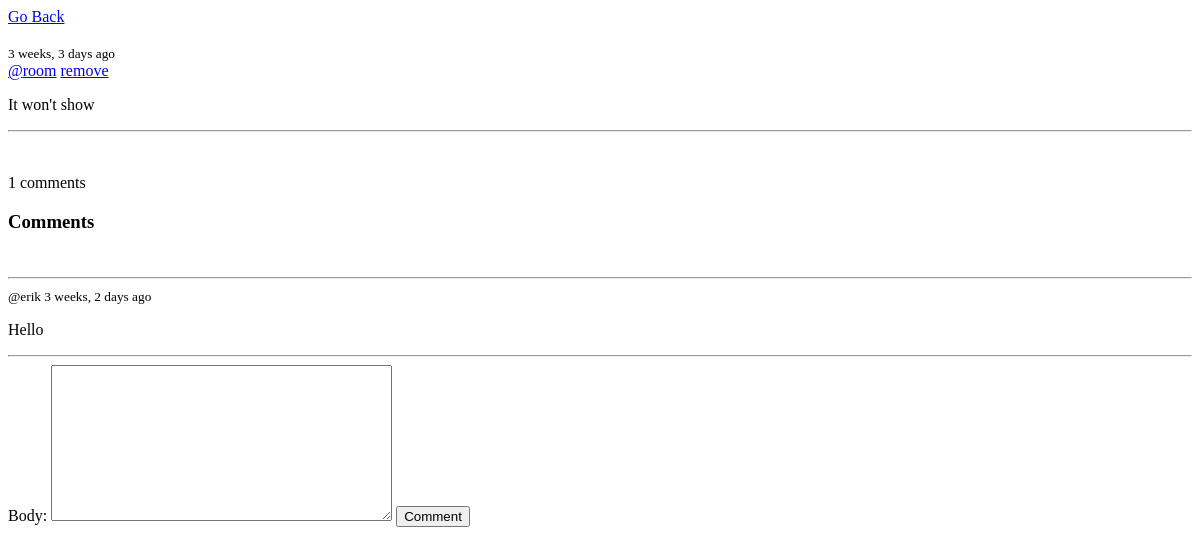
The page /post_detail/35 (signed in) on the database as committed earlier.
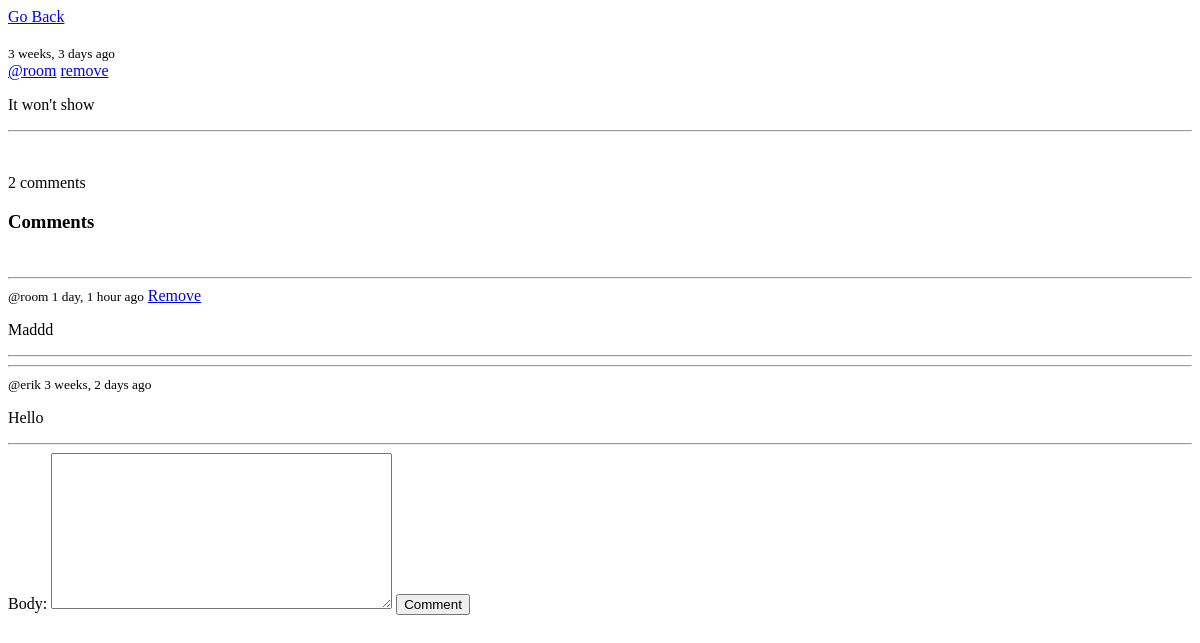
The same page on the database as committed later.
### room/models.py (models this page shows, shortened)
class Comment(models.Model):
  user = models.ForeignKey(User,on_delete=models.CASCADE,null=True)
  post = models.ForeignKey(Post,related_name='comments',on_delete=models.SET_NULL,null=True)
  body = models.TextField(null=True)
  date_created = models.DateTimeField(auto_now_add=True)
  class Meta:
    ordering = ['-date_created']

### room/views.py (the view, shortened to what this page needs)
# urls.py: path('post_detail/<str:pk>',views.PostDetail,name='post-detail'),
@login_required(login_url='account_login')
def PostDetail(request,pk):
  post = Post.objects.get(id=pk)
  comments = post.comments.all()
  comments_count = comments.count()
  comment_form = CommentForm()
  context = {'post':post,'comments':comments,'comment_form':comment_form,'comments_count':comments_count}
  return render(request,'room/post_detail.html',context)

### room/forms.py
class CommentForm(forms.ModelForm):
  class Meta:
    model = Comment
    fields= '__all__'
    exclude = ['user','post']

### room/models.py (called while the page is built)
  def get_type(self):
    file_type = guess_type(self.file.url, strict=True)[0]
    if 'video' in file_type:
      return 'video'
    elif 'image' in file_type:
      return 'image'

### room/templates/room/post_detail.html (shortened to what this page needs)
<!DOCTYPE html>
<html>
<head>
</head>
<body>
<div>
    <a href="{% url 'home' %}">Go Back</a>
    <br>
    <br>
  <small>{{post.created|timesince}} ago</small>
  <br>
  <a href="{% url 'profile' post.author.username %}">@{{post.author}}</a>
  {% if post.author == request.user %}
  <a href="{% url 'delete-post' post.id %}" >remove</a>
  {% endif %}
  <p>{{post.body}}</p>
  <hr>
  <br>
  <div>
    {% if comments_count == 0 %}
    {% else %}
 <p>{{comments_count}} comments</p>
 {% endif %}
    <h3>Comments</h3>
    <br>
  {% for comment in comments %}
  <div>
    <hr>
  <small>@{{comment.user}} {{comment.date_created|timesince}} ago</small>
{% if request.user == comment.user %}
<a href="{% url 'delete-comment' comment.id %}">Remove</a>
{% endif %}
  <p>{{comment.body}}</p>
  <hr>
  {% empty %}
  <h5>No comments for this post,Be the first to comment!</h5>
  </div>
  <hr>
  {% endfor %}
  </div>
     <form method="post" action="">
      {{comment_form}}
    <input type="submit" name="" value="Comment"/>
  </form>
</div>
</body>
</html>

Rows that differ between the two databases and show on the page:
added Comment: user "room", date_created "1 day, 1 hour", shows "Remove", body "Maddd"
Other text that changed with them:
{{ comments_count }}: "1" → "2"
